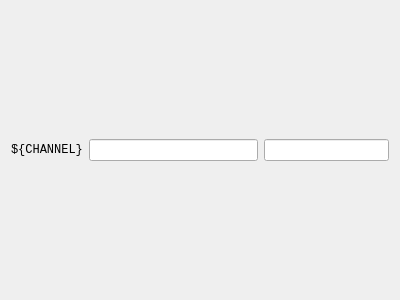
<?xml version="1.0" encoding="UTF-8"?>
<ui version="4.0">
 <class>Form</class>
 <widget class="QWidget" name="Form">
  <property name="geometry">
   <rect>
    <x>0</x>
    <y>0</y>
    <width>400</width>
    <height>300</height>
   </rect>
  </property>
  <property name="windowTitle">
   <string>Form</string>
  </property>
  <layout class="QHBoxLayout" name="horizontalLayout_2">
   <item>
    <layout class="QHBoxLayout" name="horizontalLayout">
     <item alignment="Qt::AlignLeft">
      <widget class="PyDMLabel" name="channelname">
       <property name="font">
        <font>
         <family>Monospace</family>
        </font>
       </property>
       <property name="toolTip">
        <string/>
       </property>
       <property name="text">
        <string>${CHANNEL}</string>
       </property>
       <property name="channel" stdset="0">
        <string/>
       </property>
      </widget>
     </item>
     <item>
      <widget class="PyDMLineEdit" name="desc">
       <property name="toolTip">
        <string/>
       </property>
       <property name="alarmSensitiveBorder" stdset="0">
        <bool>false</bool>
       </property>
       <property name="channel" stdset="0">
        <string>ca://${CHANNEL}.DESC</string>
       </property>
      </widget>
     </item>
     <item alignment="Qt::AlignRight">
      <widget class="PyDMLineEdit" name="value">
       <property name="font">
        <font>
         <family>Monospace</family>
        </font>
       </property>
       <property name="toolTip">
        <string/>
       </property>
       <property name="showUnits" stdset="0">
        <bool>true</bool>
       </property>
       <property name="alarmSensitiveContent" stdset="0">
        <bool>true</bool>
       </property>
       <property name="channel" stdset="0">
        <string>ca://${CHANNEL}.VAL</string>
       </property>
      </widget>
     </item>
    </layout>
   </item>
  </layout>
 </widget>
 <customwidgets>
  <customwidget>
   <class>PyDMLabel</class>
   <extends>QLabel</extends>
   <header>pydm.widgets.label</header>
  </customwidget>
  <customwidget>
   <class>PyDMLineEdit</class>
   <extends>QLineEdit</extends>
   <header>pydm.widgets.line_edit</header>
  </customwidget>
 </customwidgets>
 <resources/>
 <connections/>
</ui>
